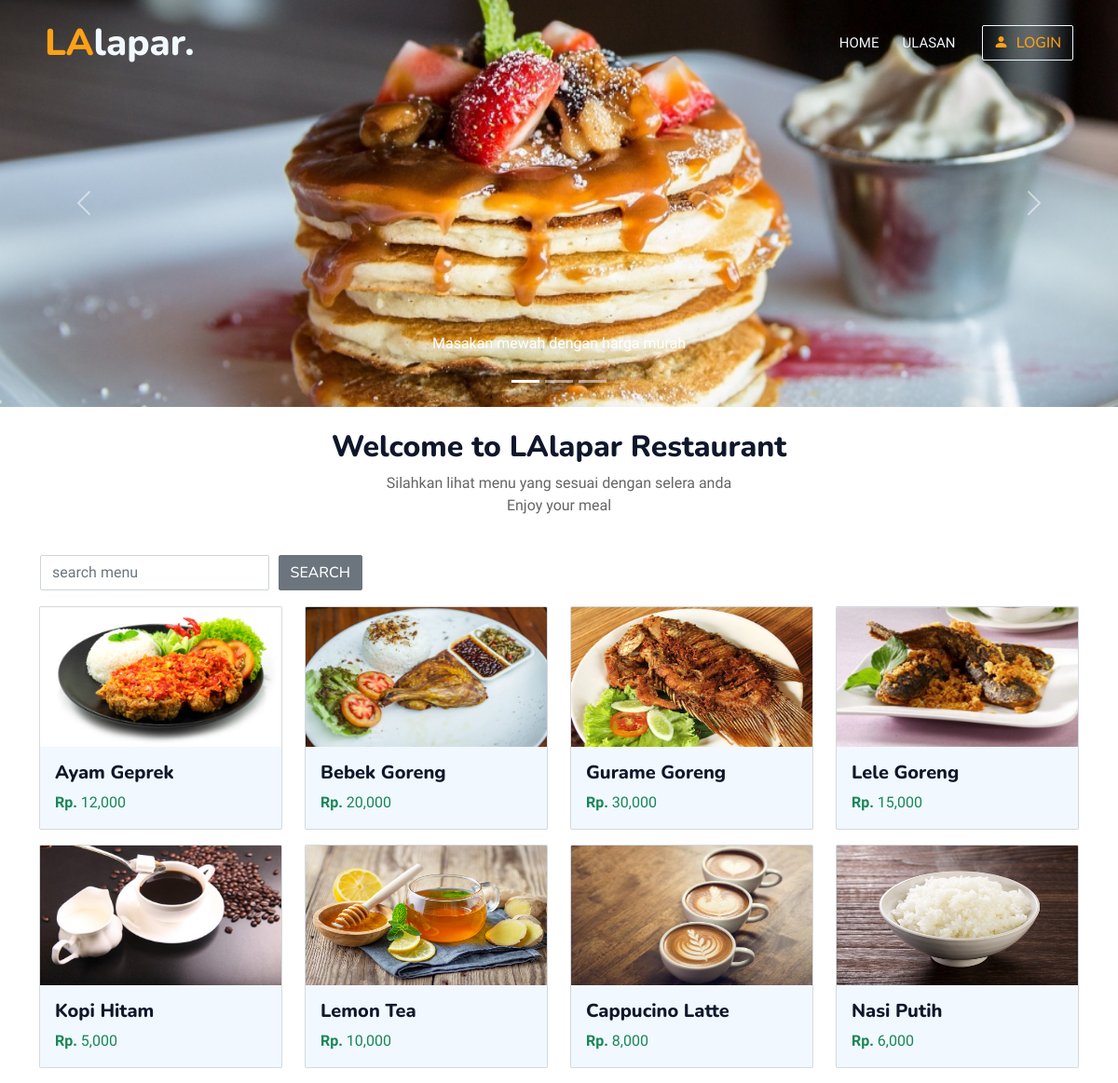
The page / on the database its author committed.
### tables this page shows
CREATE TABLE `slide` (
  `id` int(11) NOT NULL,
  `caption` varchar(250) NOT NULL,
  `img` varchar(250) NOT NULL,
  `status` varchar(15) NOT NULL
);

CREATE TABLE `menu` (
  `id` int(11) NOT NULL,
  `id_category` int(11) NOT NULL,
  `nm_menu` varchar(250) NOT NULL,
  `price` decimal(10,0) NOT NULL,
  `img` varchar(250) NOT NULL,
  `status` varchar(15) NOT NULL
);

### index.php (the view, shortened to what this page needs)
<!DOCTYPE html>
<html lang="en">
<head>
    <link href="https://cdnjs.cloudflare.com/ajax/libs/font-awesome/5.10.0/css/all.min.css" rel="stylesheet">
    <link href="https://cdn.jsdelivr.net/npm/bootstrap-icons@1.4.1/font/bootstrap-icons.css" rel="stylesheet">
    <link href="asset/bootstrap.min.css" rel="stylesheet">
    <link href="asset/style.css" rel="stylesheet">
</head>
<body>
    <div class="bg-white p-0">
        <?php
            include('navbar.php');
        ?>
        <div id="carouselExampleCaptions" class="carousel slide" data-bs-ride="carousel">
            <ol class="carousel-indicators">
                <?php
                include('koneksi.php');
                $i = 0;
                $sql = "SELECT * FROM slide WHERE `status` = 'active'";
                $query = mysqli_query($koneksi, $sql) or die (mysqli_error($koneksi));
                while($data = mysqli_fetch_array($query)){ ?>
                    <?php
                        $active = '';
                        if ($i == 0){
                            $active = 'active';
                        }
                    ?>
                    <li data-bs-target="#carouselExampleCaptions" data-bs-slide-to="<?php echo $i; ?>" class="<?php echo $active; ?>"></li>
                <?php $i++ ; }
                ?>
            </ol>
            <div class="carousel-inner">
                <?php
                include('koneksi.php');
                $sql = "SELECT * FROM slide WHERE `status` = 'active' ORDER BY id DESC";
                $query = mysqli_query($koneksi, $sql) or die (mysqli_error($koneksi));
                $i = 0;
                while($data = mysqli_fetch_array($query)){ ?>
                    <?php
                        $active = '';
                        if ($i == 0){
                            $active = 'active';
                        }
                    ?>
                    <div class="carousel-item <?php echo $active; ?>" data-bs-interval="3000">
                        <img src="img/<?php echo $data['img'] ?>" class="d-block w-100" alt="{{ $slider->image }}">
                        <div class="carousel-caption d-none d-md-block">
                            <p><?php echo $data['caption'] ?></p>
                        </div>
                    </div>
                <?php $i++; } ?>
            </div>
            <button class="carousel-control-prev" type="button" data-bs-target="#carouselExampleCaptions" data-bs-slide="prev">
                <span class="carousel-control-prev-icon" aria-hidden="true"></span>
            </button>
            <button class="carousel-control-next" type="button" data-bs-target="#carouselExampleCaptions" data-bs-slide="next">
                <span class="carousel-control-next-icon" aria-hidden="true"></span>
            </button>
        </div>
        <div class="content-wrapper">
            <div class="container">
                <div class="pt-4 pb-4" align="center">
                    <h2>Welcome to LAlapar Restaurant</h2>
                    <p>Silahkan lihat menu yang sesuai dengan selera anda <br> Enjoy your meal</p>
                </div>
                <table class="mb-3">
                    <form class="form-inline" action="" method="POST">
                        <div class="form-group">
                        <tr>
                            <td><input type="text" class="form-control" id="cari" name="cari" autocomplete="off" placeholder="search menu"></td>
                            <td align="right" width="100"><input class="btn btn-secondary" type="submit" value="search"></td>
                        </tr>
                        </div>
                    </form>
                </table>
                <div class="row">
                    <?php
                    include('koneksi.php');
                    if(isset($_POST['cari'])){
                        $cari = $_POST['cari'];
                        $query = mysqli_query($koneksi, "SELECT * FROM menu WHERE `status` = 'active' and nm_menu LIKE '%".$cari."%'");
                    }else{
                        $query = mysqli_query($koneksi, "SELECT * FROM menu WHERE `status` = 'active'");
                    }
                    $result = mysqli_fetch_all($query, MYSQLI_ASSOC);
                    ?>
                    <?php foreach($result as $result) : ?>
                    <div class="col-6 col-lg-3 col-md-4 col-sm-6 grid-margin stretch-card">
                        <div class="card bg-light mb-3">
                            <img src="img/<?php echo $result['img'] ?>" class="card-img-top w-100" height="150px" alt="...">
                            <div class="card-body">
                                <h5 class="card-title font-weight-bold text-dark"><?php echo $result['nm_menu'] ?></h5>
                                <label class="card-text text-success" style="margin-right: 10px;"><strong>Rp.</strong> <?php echo number_format($result['price']); ?></label>
                            </div>
                        </div>
                    </div>
                <?php endforeach; ?>
                </div>
            </div>
        </div>
    </div>
</body>
</html>

### navbar.php (shortened to what this page needs)
<nav class="navbar navbar-expand-lg navbar-dark bg-dark px-4 px-lg-5 py-3 py-lg-0">
    <a href="" class="navbar-brand p-0">
        <h1 class="text-primary m-0">LA<span>lapar.</span></h1>
    </a>
    <div class="collapse navbar-collapse" id="navbarCollapse">
        <div class="navbar-nav ms-auto py-0 pe-4">
            <a href="index.php" class="nav-item nav-link">HOME</a>
            <a href="ulasan.php" class="nav-item nav-link">ULASAN</a>
        </div>
        <a href="login.php" class="btn btn-outline-light text-primary ms-1">
            <i class="bi-person-fill me-1"></i>
            Login
        </a>
    </div>
</nav>

### asset/style.css (style rules this page uses)
:root { --primary: #FEA116; --light: #F1F8FF; --dark: #0F172B; }
.btn { font-family: 'Nunito', sans-serif; font-weight: 500; text-transform: uppercase; transition: .5s; }
.navbar-dark .navbar-nav .nav-link { position: relative; margin-left: 25px; padding: 35px 0; font-size: 15px; color: var(--light) !important; text-transform: uppercase; font-weight: 500; outline: none; transition: .5s; }
.navbar-brand span { color: var(--light); }
@media (min-width: 992px) { .navbar-dark { position: absolute; width: 100%; top: 0; left: 0; z-index: 999; background: transparent !important; } }

### rows shown on the page
slide: img (picture), caption "Masakan mewah dengan harga murah"
menu: img (picture), nm_menu "Ayam Geprek", price "12,000"
menu: img (picture), nm_menu "Bebek Goreng", price "20,000"
menu: img (picture), nm_menu "Gurame Goreng", price "30,000"
menu: img (picture), nm_menu "Lele Goreng", price "15,000"
menu: img (picture), nm_menu "Kopi Hitam", price "5,000"
menu: img (picture), nm_menu "Lemon Tea", price "10,000"
menu: img (picture), nm_menu "Cappucino Latte", price "8,000"
menu: img (picture), nm_menu "Nasi Putih", price "6,000"
